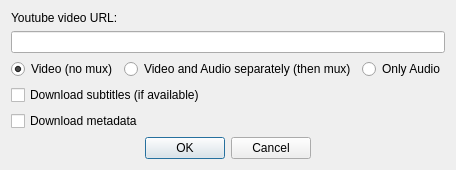
<?xml version="1.0" encoding="UTF-8"?>
<ui version="4.0">
 <class>DialogNewDownload</class>
 <widget class="QDialog" name="DialogNewDownload">
  <property name="geometry">
   <rect>
    <x>0</x>
    <y>0</y>
    <width>412</width>
    <height>163</height>
   </rect>
  </property>
  <property name="windowTitle">
   <string>Dialog</string>
  </property>
  <layout class="QVBoxLayout" name="verticalLayout">
   <item>
    <widget class="QLabel" name="labelVideoURL">
     <property name="text">
      <string>Youtube video URL:</string>
     </property>
    </widget>
   </item>
   <item>
    <widget class="QLineEdit" name="editUserInput"/>
   </item>
   <item>
    <layout class="QHBoxLayout" name="horizontalLayout" stretch="0,1,0">
     <item>
      <widget class="QRadioButton" name="radioVideo">
       <property name="text">
        <string>Video (no mux)</string>
       </property>
       <property name="checked">
        <bool>true</bool>
       </property>
      </widget>
     </item>
     <item>
      <widget class="QRadioButton" name="radioVideoAudio">
       <property name="text">
        <string>Video and Audio separately (then mux)</string>
       </property>
       <property name="checked">
        <bool>false</bool>
       </property>
      </widget>
     </item>
     <item>
      <widget class="QRadioButton" name="radioAudioOnly">
       <property name="layoutDirection">
        <enum>Qt::LeftToRight</enum>
       </property>
       <property name="text">
        <string>Only Audio</string>
       </property>
      </widget>
     </item>
    </layout>
   </item>
   <item>
    <widget class="QCheckBox" name="checkDownloadSubs">
     <property name="text">
      <string>Download subtitles (if available)</string>
     </property>
    </widget>
   </item>
   <item>
    <widget class="QCheckBox" name="checkDownloadMeta">
     <property name="text">
      <string>Download metadata</string>
     </property>
    </widget>
   </item>
   <item>
    <spacer name="verticalSpacer">
     <property name="orientation">
      <enum>Qt::Vertical</enum>
     </property>
     <property name="sizeHint" stdset="0">
      <size>
       <width>20</width>
       <height>40</height>
      </size>
     </property>
    </spacer>
   </item>
   <item>
    <widget class="QDialogButtonBox" name="btnboxOkCancel">
     <property name="orientation">
      <enum>Qt::Horizontal</enum>
     </property>
     <property name="standardButtons">
      <set>QDialogButtonBox::Cancel|QDialogButtonBox::Ok</set>
     </property>
     <property name="centerButtons">
      <bool>true</bool>
     </property>
    </widget>
   </item>
  </layout>
 </widget>
 <resources/>
 <connections>
  <connection>
   <sender>btnboxOkCancel</sender>
   <signal>accepted()</signal>
   <receiver>DialogNewDownload</receiver>
   <slot>accept()</slot>
   <hints>
    <hint type="sourcelabel">
     <x>141</x>
     <y>94</y>
    </hint>
    <hint type="destinationlabel">
     <x>141</x>
     <y>57</y>
    </hint>
   </hints>
  </connection>
  <connection>
   <sender>btnboxOkCancel</sender>
   <signal>rejected()</signal>
   <receiver>DialogNewDownload</receiver>
   <slot>reject()</slot>
   <hints>
    <hint type="sourcelabel">
     <x>141</x>
     <y>94</y>
    </hint>
    <hint type="destinationlabel">
     <x>141</x>
     <y>57</y>
    </hint>
   </hints>
  </connection>
 </connections>
</ui>
